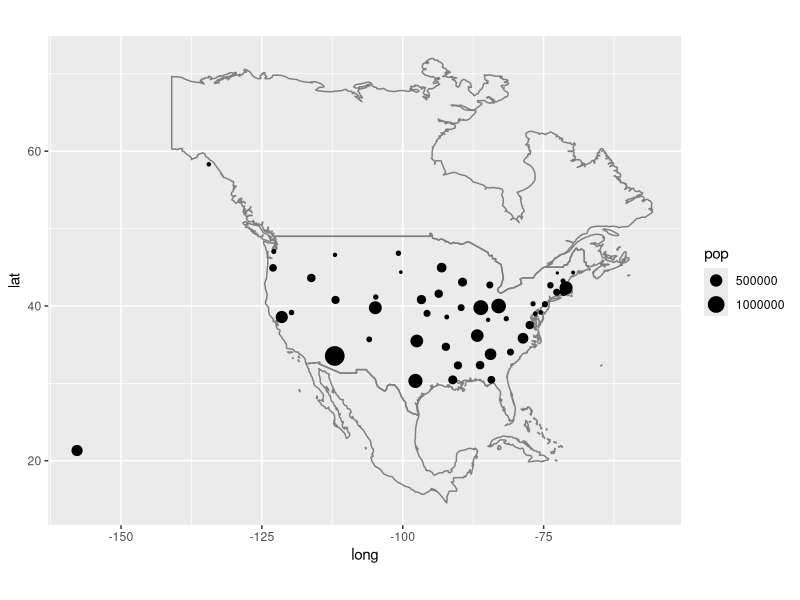

R code for this plot:
library(ggplot2)


### Name: borders
### Title: Create a layer of map borders
### Aliases: borders

### ** Examples

if (require("maps")) {

ia <- map_data("county", "iowa")
mid_range <- function(x) mean(range(x))
seats <- plyr::ddply(ia, "subregion", plyr::colwise(mid_range, c("lat", "long")))
ggplot(ia, aes(long, lat)) +
  geom_polygon(aes(group = group), fill = NA, colour = "grey60") +
  geom_text(aes(label = subregion), data = seats, size = 2, angle = 45)

data(us.cities)
capitals <- subset(us.cities, capital == 2)
ggplot(capitals, aes(long, lat)) +
  borders("state") +
  geom_point(aes(size = pop)) +
  scale_size_area() +
  coord_quickmap()

# Same map, with some world context
ggplot(capitals, aes(long, lat)) +
  borders("world", xlim = c(-130, -60), ylim = c(20, 50)) +
  geom_point(aes(size = pop)) +
  scale_size_area() +
  coord_quickmap()
}
